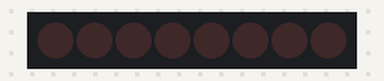
A sketch run on a simulated Arduino Uno, built with avr-gcc and run on an emulated ATmega328P. Shown: 8 shift-register outputs drawn as a row of LEDs (first output left, lit = HIGH). Wiring (inferred from the names in the program): shift register (74HC595): data pin 12; shift clock pin 9; latch pin 11. Wiring (inferred from the signals the program sends): row of LEDs: on Q0, Q1, Q2, Q3, Q4, Q5, Q6, Q7.

Above: at 0.05 s.
At 0.45 s:
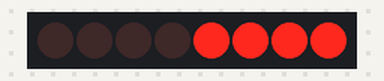
At 0.85 s:
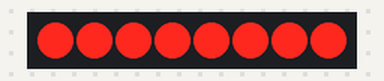
At 1.75 s:
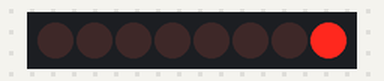
At 2.65 s:
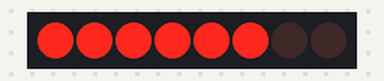
At 3.55 s:
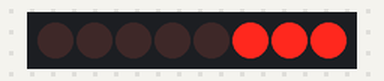
Timing chart, 0 to 3.9 s (numbered marks = the images above):
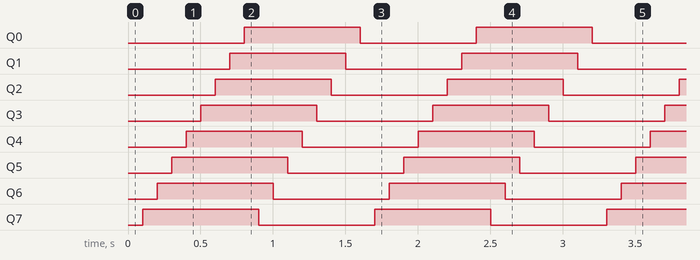

The sketch:

EIGHT_LED_LIGHTSHOW_DISPLAY.ino
```cpp
//Alyan Gillett Arduino Projects
/* Use eight large LEDS with arduino by using a chip called a 74HC595 Serial to parallel Converter. This process is so we don’t have to give up 8 output pins on the UNO. */

int tDelay = 100;
int latchPin = 11;      // (11) ST_CP [RCK] on 74HC595
int clockPin = 9;      // (9) SH_CP [SCK] on 74HC595
int dataPin = 12;     // (12) DS [S1] on 74HC595

byte leds = 0;
// this first function to turn them off, from right to left (least significant)
void updateShiftRegister()
{
   digitalWrite(latchPin, LOW);
   shiftOut(dataPin, clockPin, LSBFIRST, leds); //LSBFIRST starts from the least significant Byte, that corresponds to 8th pinout
   digitalWrite(latchPin, HIGH);
}
// this second function is to turn them off
void updateShiftRegister2()
{
   digitalWrite(latchPin, HIGH);
   shiftOut(dataPin, clockPin, LSBFIRST, leds); //if we start with MSBFIRST in this function, then it would start from the most significant, that is the 1st pinout.
   digitalWrite(latchPin, LOW);
}

void setup()
{
  pinMode(latchPin, OUTPUT);
  pinMode(dataPin, OUTPUT);
  pinMode(clockPin, OUTPUT);
   Serial.begin(9600);
}


/*

void loop()
{

  leds = 0;
  updateShiftRegister2(1);
  delay(500);
  for (int i = 0; i < 8; i++)
  {
    bitSet(leds, i);
    updateShiftRegister2(1);
    delay(500);
  }
  leds = 0;
  updateShiftRegister2(0);
  delay(500);
  for (int i = 0; i < 8; i++)
  {
    bitSet(leds, i);
    updateShiftRegister2(0);
    delay(500);
  }


  for (int i = 0; i < 8; i++)
  {
    bitSet(leds, i);
    updateShiftRegister2();
    delay(500);


}


*/


void loop()
{
   leds = 0;
  updateShiftRegister();
  for (int i = 0; i < 8; i++)
  {
    delay(tDelay);
    bitSet(leds, i); //bitset sets the byte of each led to on
    updateShiftRegister();


  }

  for (int i = 0; i < 8; i++)
  {

    bitClear(leds, i); //bitclear sets the byte of each led to off
    updateShiftRegister2();
    delay(tDelay);
  }
}
```

Measured:
- by itself, Q0–7: alternates HIGH for 0.80 s and LOW for 0.80 s
- by itself, everything shown: repeats every 1.6 s, in 16 steps
